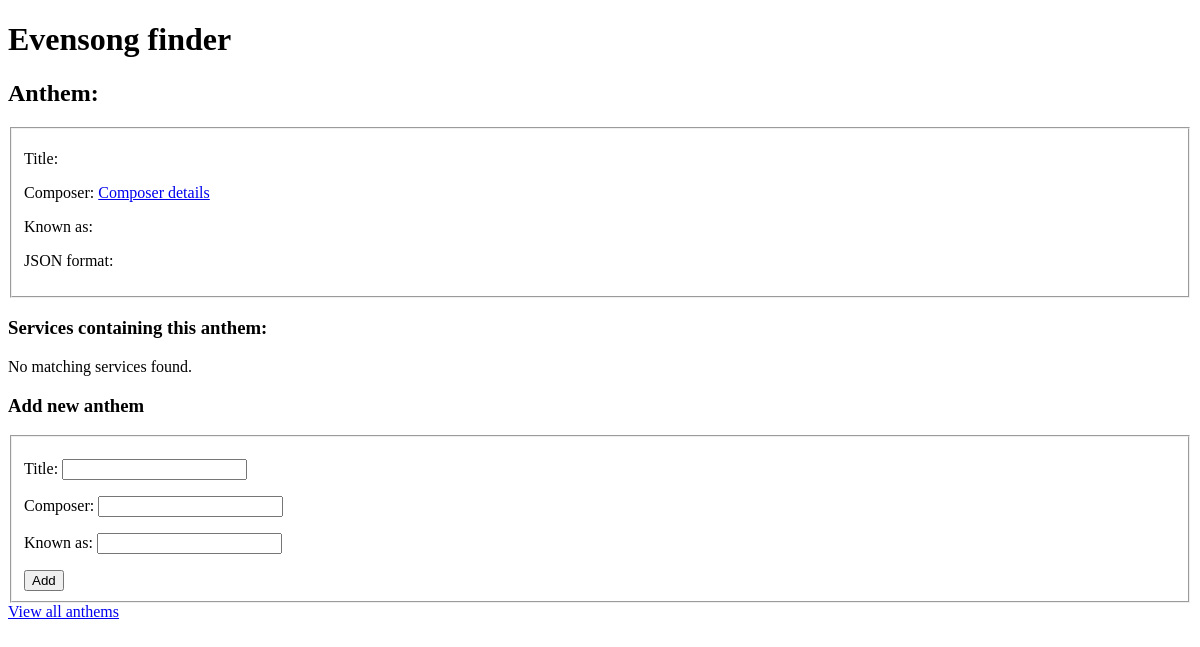
The page /services/anthems/2/ on the database as committed earlier.
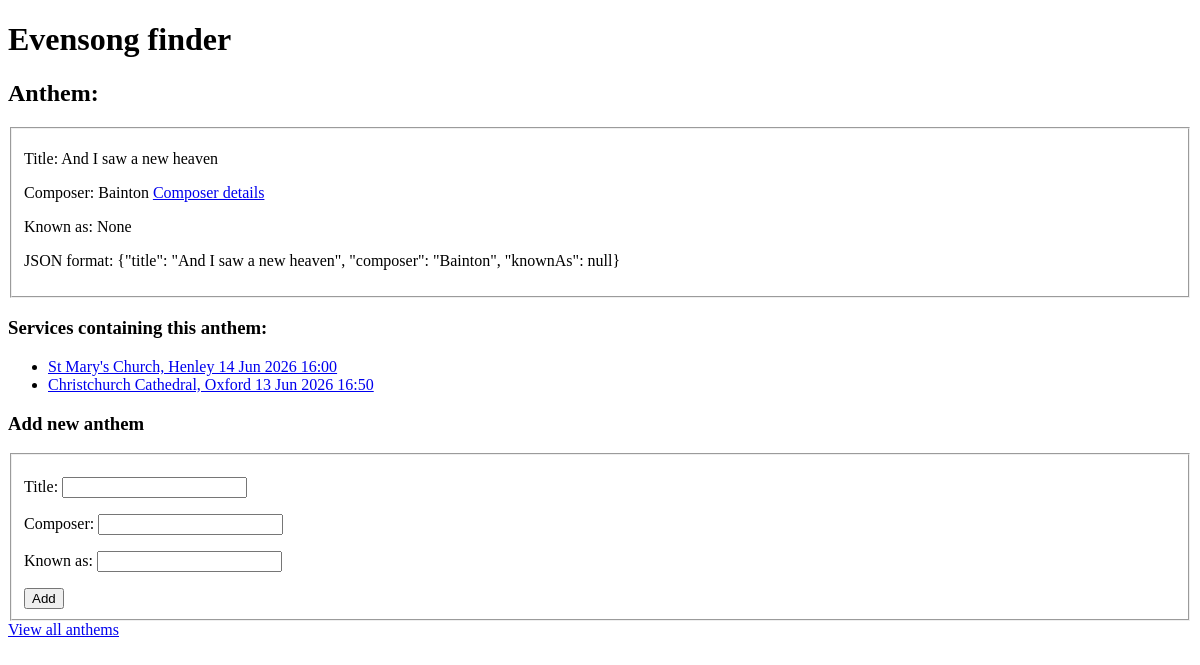
The same page on the database as committed later.
### services/models.py (models this page shows, shortened)
class Anthem(models.Model):
    title = models.CharField(max_length=255)
    composer = models.ForeignKey(Musician, on_delete=models.CASCADE)
    knownAs = models.CharField(max_length=255, blank=True, null=True)
    def as_json(self):
        return {
            'title': self.title,
            'composer': self.composer.knownAs if self.composer.knownAs != "" and self.composer.knownAs is not None else self.composer.fullName,
            'knownAs': self.knownAs,
        }
    def as_public_json(self):
        return json.dumps(self.as_json())

class Musician(models.Model):
    fullName = models.CharField(max_length=255)
    knownAs = models.CharField(max_length=255, blank=True, null=True)
    wikiUrl = models.OneToOneField(ExternalUrl, on_delete=models.CASCADE, related_name="musicianWikiUrl", blank=True, null=True)
    websiteUrl = models.OneToOneField(ExternalUrl, on_delete=models.CASCADE, related_name="musicianWebsite", blank=True, null=True)
    def __str__(self):
        return self.knownAs if self.knownAs != "" and self.knownAs is not None else self.fullName

class Service(models.Model):
    venue = models.ForeignKey(Venue, on_delete=models.CASCADE)
    startDateTime = models.DateTimeField()
    conductor = models.ForeignKey(Musician, on_delete=models.CASCADE, blank=True, null=True)
    choir = models.ForeignKey(Choir, on_delete=models.CASCADE, related_name="serviceChoir", blank=True, null=True)
    musicList = models.OneToOneField(MusicList, on_delete=models.CASCADE)
    def __str__(self):
        return self.venue.name + " " + self.startDateTime.strftime('%d %h %Y %H:%M')

class Venue(models.Model):
    name = models.CharField(max_length=50)
    townCity = models.CharField(max_length=50)
    mapUrl = models.OneToOneField(ExternalUrl, on_delete=models.CASCADE, related_name="venueMap", blank=True, null=True)
    wikiUrl = models.OneToOneField(ExternalUrl, on_delete=models.CASCADE, related_name="venueWikiUrl", blank=True, null=True)
    websiteUrl = models.OneToOneField(ExternalUrl, on_delete=models.CASCADE, related_name="venueWebsite", blank=True, null=True)

### services/views.py (the view)
# urls.py: path("anthems/<int:anthem_id>/", views.anthemIndex, name="anthemIndex"),
def anthemIndex(request, anthem_id):
    services = (Service.objects
                .filter(musicList__anthem_id=anthem_id)
                )
    anthem = (Anthem.objects.filter(id=anthem_id).first())
    template = loader.get_template("services/pages/anthemIndex.html")
    context = {
        "services": services,
        "anthem": anthem,
        "heading": "Services containing this anthem:"
    }
    return HttpResponse(template.render(context, request))

### services/templates/services/pages/anthemIndex.html
{% extends "services/base.html" %}
{% block content %}
    {% include "services/components/anthemDetails.html" with anthem=anthem %}
    {% if heading %}
        <h3>{{ heading }}</h3>
    {% endif %}
    {% include "services/components/serviceList.html" with services=services %}
    {% include "services/components/anthemAdd.html" %}
    <a href="/services/anthems">View all anthems</a>
{% endblock %}

### services/templates/services/components/anthemDetails.html
<h2>Anthem:</h2>
<fieldset>
    <p>
        <label for="title">Title:</label>
        <label id="title">{{ anthem.title }}</label>
    </p>
    <p>
        <label for="composerName">Composer:</label>
        <label id="composerName">{{ anthem.composer }}</label>
        <a href="/services/musicians/{{ anthem.composer.id }}/" >Composer details</a>
    </p>
    <p>
        <label for="knownAs">Known as:</label>
        <label id="knownAs">{{ anthem.knownAs }}</label>
    </p>
    <p>
        <label>JSON format:</label>
        {{ anthem.as_public_json }}
    </p>
</fieldset>

### services/templates/services/components/serviceList.html
{% if services %}
<ul>
    {% for service in services %}
    <li><a href="/services/{{ service.id }}/">{{ service }}</a></li>
    {% endfor %}
</ul>
{% else %}
<p>No matching services found.</p>
{% endif %}

Rows that differ between the two databases and show on the page:
added Anthem: title "And I saw a new heaven", composer "Bainton", knownAs "None", as_public_json "{\"title\": \"And I saw a new heaven\", \"composer\": \"Bainton\", \"knownAs\": null}"
added Service: venue+startDateTime "St Mary's Church, Henley 14 Jun 2026 16:00"
added Service: venue+startDateTime "Christchurch Cathedral, Oxford 13 Jun 2026 16:50"
Other text that changed with them:
text no longer shown: "No matching services found."
